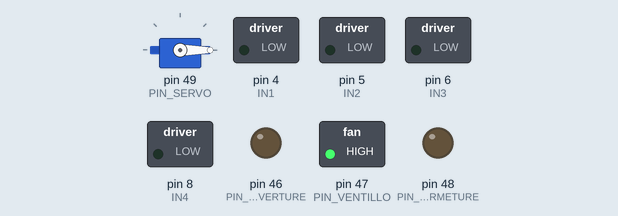
Recording of a sketch running on a simulated Arduino Mega 2560, built with avr-gcc and run on an emulated ATmega2560. On the bench: servo, switched loads named in the sketch (green lamp = pin HIGH), output pins drawn as LEDs (lit = HIGH).

Above: at 6.0 s.
At 10.2 s:
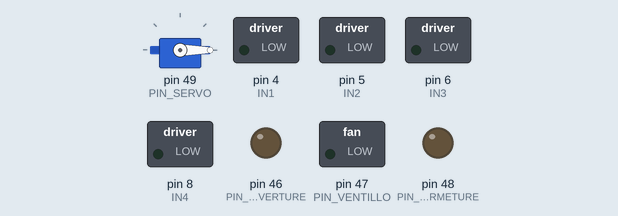
Timing chart, 0 to 12.3 s (numbered marks = the images above):
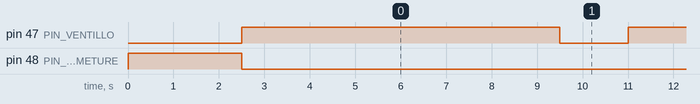

Measured:
- by itself, pin 47 (PIN_VENTILLO): alternates HIGH for 7.0 s and LOW for 1.5 s

The sketch:

Sequence_Banner_10-04-25.ino
```cpp
#include <Servo.h>

#define PIN_PINCE_FERMETURE 48
#define PIN_VENTILLO 47
#define PIN_PINCE_OUVERTURE 46
#define PIN_SERVO 49

// Définition des constantes de temps
#define TIME_1 2500
#define TIME_2 4000
#define TIME_3 1500
#define TIME_4 7000
#define TIME_5 1500
#define TIME_6 200

// Définitions des pins pour les moteurs
#define IN1 4
#define IN2 5
#define IN3 6
#define IN4 8
#define MOTOR_SPEED 40

Servo myServo;

void setup() {
    pinMode(PIN_PINCE_FERMETURE, OUTPUT);
    pinMode(PIN_VENTILLO, OUTPUT);
    pinMode(PIN_PINCE_OUVERTURE, OUTPUT);
    myServo.attach(PIN_SERVO);
    myServo.write(0);
    pinMode(IN1, OUTPUT);
    pinMode(IN2, OUTPUT);
    pinMode(IN3, OUTPUT);
    pinMode(IN4, OUTPUT);
    digitalWrite(PIN_PINCE_FERMETURE, HIGH);
    delay(TIME_1);
    digitalWrite(PIN_PINCE_FERMETURE, LOW);
}

void loop() {
    // Étape 1 : Activation fermeture pince

    digitalWrite(PIN_VENTILLO, HIGH);
    delay(TIME_4);


    // Étape 6 : Éteindre ventillo
    digitalWrite(PIN_VENTILLO, LOW);
    delay(TIME_5);


}

void moveForward() {
    analogWrite(IN1, MOTOR_SPEED);
    digitalWrite(IN2, LOW);
    analogWrite(IN3, MOTOR_SPEED);
    digitalWrite(IN4, LOW);
}

void moveBackward() {
    digitalWrite(IN1, LOW);
    analogWrite(IN2, MOTOR_SPEED);
    digitalWrite(IN3, LOW);
    analogWrite(IN4, MOTOR_SPEED);
}

void stopMotors() {
    digitalWrite(IN1, LOW);
    digitalWrite(IN2, LOW);
    digitalWrite(IN3, LOW);
    digitalWrite(IN4, LOW);
}
```
